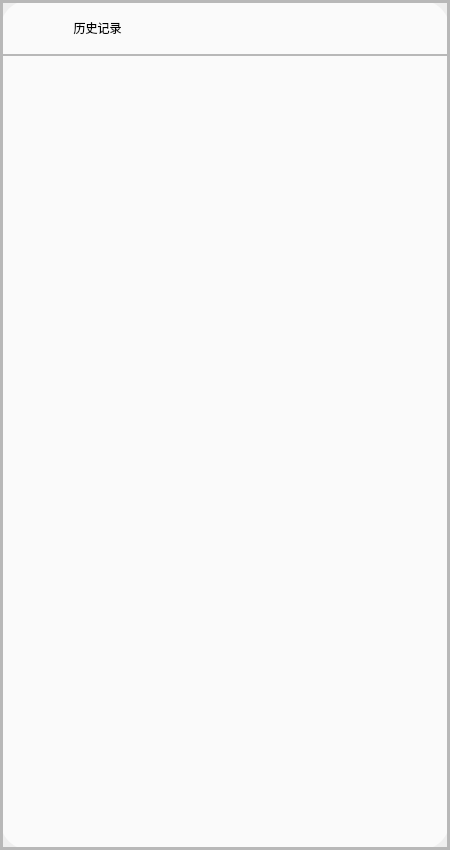
    <widget class="QWidget" name="page_3">
     <layout class="QVBoxLayout" name="verticalLayout_6">
      <property name="spacing">
       <number>0</number>
      </property>
      <property name="leftMargin">
       <number>0</number>
      </property>
      <property name="topMargin">
       <number>0</number>
      </property>
      <property name="rightMargin">
       <number>0</number>
      </property>
      <property name="bottomMargin">
       <number>0</number>
      </property>
      <item>
       <widget class="QFrame" name="frame_7">
        <property name="sizePolicy">
         <sizepolicy hsizetype="Expanding" vsizetype="Preferred">
          <horstretch>3</horstretch>
          <verstretch>0</verstretch>
         </sizepolicy>
        </property>
        <property name="minimumSize">
         <size>
          <width>450</width>
          <height>850</height>
         </size>
        </property>
        <property name="styleSheet">
         <string notr="true">#frame_7{
	border-radius:30px;
	background-color: rgb(250, 250, 250);
}</string>
        </property>
        <property name="frameShape">
         <enum>QFrame::StyledPanel</enum>
        </property>
        <property name="frameShadow">
         <enum>QFrame::Raised</enum>
        </property>
        <layout class="QVBoxLayout" name="verticalLayout_4">
         <property name="spacing">
          <number>0</number>
         </property>
         <property name="leftMargin">
          <number>0</number>
         </property>
         <property name="topMargin">
          <number>0</number>
         </property>
         <property name="rightMargin">
          <number>0</number>
         </property>
         <property name="bottomMargin">
          <number>0</number>
         </property>
         <item>
          <widget class="QFrame" name="frame_23">
           <property name="sizePolicy">
            <sizepolicy hsizetype="Preferred" vsizetype="Expanding">
             <horstretch>0</horstretch>
             <verstretch>7</verstretch>
            </sizepolicy>
           </property>
           <property name="frameShape">
            <enum>QFrame::StyledPanel</enum>
           </property>
           <property name="frameShadow">
            <enum>QFrame::Raised</enum>
           </property>
           <layout class="QVBoxLayout" name="verticalLayout_10">
            <property name="spacing">
             <number>0</number>
            </property>
            <property name="leftMargin">
             <number>0</number>
            </property>
            <property name="topMargin">
             <number>0</number>
            </property>
            <property name="rightMargin">
             <number>0</number>
            </property>
            <property name="bottomMargin">
             <number>0</number>
            </property>
            <item>
             <widget class="QFrame" name="frame_16">
              <property name="sizePolicy">
               <sizepolicy hsizetype="Preferred" vsizetype="Expanding">
                <horstretch>0</horstretch>
                <verstretch>8</verstretch>
               </sizepolicy>
              </property>
              <property name="frameShape">
               <enum>QFrame::StyledPanel</enum>
              </property>
              <property name="frameShadow">
               <enum>QFrame::Raised</enum>
              </property>
              <layout class="QVBoxLayout" name="verticalLayout_12">
               <property name="spacing">
                <number>0</number>
               </property>
               <property name="leftMargin">
                <number>0</number>
               </property>
               <property name="topMargin">
                <number>0</number>
               </property>
               <property name="rightMargin">
                <number>0</number>
               </property>
               <property name="bottomMargin">
                <number>0</number>
               </property>
               <item>
                <widget class="QFrame" name="frame_21">
                 <property name="sizePolicy">
                  <sizepolicy hsizetype="Preferred" vsizetype="Expanding">
                   <horstretch>0</horstretch>
                   <verstretch>1</verstretch>
                  </sizepolicy>
                 </property>
                 <property name="frameShape">
                  <enum>QFrame::StyledPanel</enum>
                 </property>
                 <property name="frameShadow">
                  <enum>QFrame::Raised</enum>
                 </property>
                 <widget class="QPushButton" name="pushButton_2">
                  <property name="geometry">
                   <rect>
                    <x>0</x>
                    <y>0</y>
                    <width>191</width>
                    <height>51</height>
                   </rect>
                  </property>
                  <property name="sizePolicy">
                   <sizepolicy hsizetype="Minimum" vsizetype="Expanding">
                    <horstretch>0</horstretch>
                    <verstretch>3</verstretch>
                   </sizepolicy>
                  </property>
                  <property name="styleSheet">
                   <string notr="true">QPushButton{
	border:none;
	
	font: 20pt &quot;楷体&quot;;
}</string>
                  </property>
                  <property name="text">
                   <string>历史记录</string>
                  </property>
                  <property name="icon">
                   <iconset>
                    <normaloff>icon/icon_12af5u4ry7yi/历史记录.png</normaloff>icon/icon_12af5u4ry7yi/历史记录.png</iconset>
                  </property>
                  <property name="iconSize">
                   <size>
                    <width>40</width>
                    <height>40</height>
                   </size>
                  </property>
                 </widget>
                 <widget class="QPushButton" name="hideSetBtn">
                  <property name="geometry">
                   <rect>
                    <x>400</x>
                    <y>0</y>
                    <width>31</width>
                    <height>41</height>
                   </rect>
                  </property>
                  <property name="styleSheet">
                   <string notr="true">QPushButton{
	border:none;
	
}</string>
                  </property>
                  <property name="text">
                   <string/>
                  </property>
                  <property name="icon">
                   <iconset>
                    <normaloff>icon/关闭.png</normaloff>icon/关闭.png</iconset>
                  </property>
                  <property name="iconSize">
                   <size>
                    <width>40</width>
                    <height>40</height>
                   </size>
                  </property>
                 </widget>
                </widget>
               </item>
               <item>
                <widget class="QFrame" name="frame_11">
                 <property name="sizePolicy">
                  <sizepolicy hsizetype="Preferred" vsizetype="Expanding">
                   <horstretch>0</horstretch>
                   <verstretch>15</verstretch>
                  </sizepolicy>
                 </property>
                 <property name="frameShape">
                  <enum>QFrame::StyledPanel</enum>
                 </property>
                 <property name="frameShadow">
                  <enum>QFrame::Raised</enum>
                 </property>
                 <layout class="QVBoxLayout" name="verticalLayout_14">
                  <property name="spacing">
                   <number>0</number>
                  </property>
                  <property name="leftMargin">
                   <number>0</number>
                  </property>
                  <property name="topMargin">
                   <number>0</number>
                  </property>
                  <property name="rightMargin">
                   <number>0</number>
                  </property>
                  <property name="bottomMargin">
                   <number>20</number>
                  </property>
                  <item>
                   <widget class="QScrollArea" name="scrollArea_2">
                    <property name="styleSheet">
                     <string notr="true">QWidget{
	border:none;
	background-color: rgb(250, 250, 250);
}</string>
                    </property>
                    <property name="widgetResizable">
                     <bool>true</bool>
                    </property>
                    <widget class="QWidget" name="scrollAreaWidgetContents_2">
                     <property name="geometry">
                      <rect>
                       <x>0</x>
                       <y>0</y>
                       <width>444</width>
                       <height>771</height>
                      </rect>
                     </property>
                    </widget>
                   </widget>
                  </item>
                 </layout>
                </widget>
               </item>
              </layout>
             </widget>
            </item>
           </layout>
          </widget>
         </item>
        </layout>
       </widget>
      </item>
     </layout>
    </widget>
